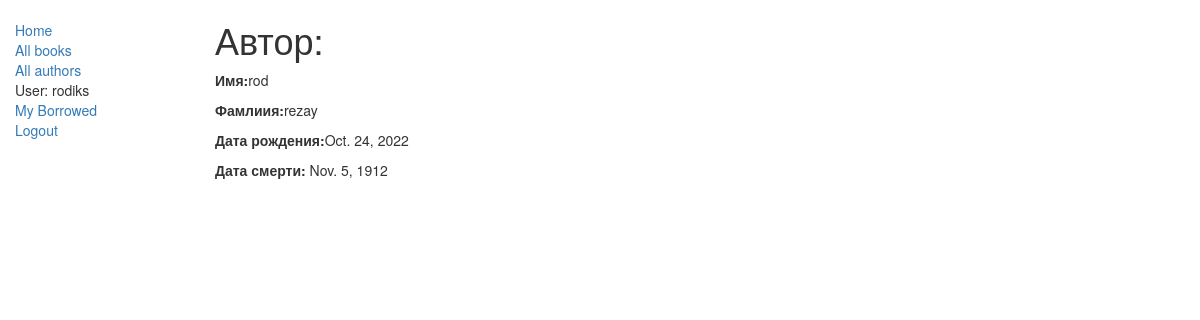
The app's page /catalog/author/1 (signed in) with its own data.
### catalog/models.py (models this page shows, shortened)
class Author(models.Model):
    first_name = models.CharField(max_length=100)
    last_name = models.CharField(max_length=100)
    date_of_birth = models.DateField(null=True, blank=True)
    date_of_death = models.DateField('Died', null=True, blank=True)

### catalog/views.py (the view)
# urls.py: url(r'^author/(?P<pk>\d+)$', views.AuthorDetailView.as_view(), name='author-detail'),
class AuthorDetailView(generic.DetailView):
    model = Author

### catalog/templates/catalog/author_detail.html
{% extends "base_generic.html" %}
{% block content %}
<h1>Автор: {{  author.title  }}</h1>
<p><strong>Имя:</strong>{{ author.first_name }}</p>
<p><strong>Фамлиия:</strong>{{ author.last_name}}</p>
<p><strong>Дата рождения:</strong>{{ author.date_of_birth }}</p>
<p><strong>Дата смерти: </strong>{{ author.date_of_death }}</p>
{% endblock %}

### catalog/templates/base_generic.html (shortened to what this page needs)
<!DOCTYPE html>
<html lang="en">
<head>
    <link rel="stylesheet"
          href="https://maxcdn.bootstrapcdn.com/bootstrap/3.3.7/css/bootstrap
.min.css">
    {% load static %}
    <link rel="stylesheet" href="{% static 'css/styles.css' %}">
</head>
<body>
<div class="container-fluid">
    <div class="row">
        <div class="col-sm-2">
            {% block sidebar %}
            <ul class="sidebar-nav">
                <li><a href="{% url 'index' %}">Home</a></li>
                <li><a href="{% url 'books' %}">All books</a></li>
                <li><a href="{% url 'author-detail' %}">All authors</a></li>
                {% if user.is_authenticated %}
                <li>User: {{ user.get_username }}</li>
                <li><a href="{% url 'my-borrowed' %}">My Borrowed</a></li>
                <li><a href="{% url 'logout'%}?next=
{{request.path}}">Logout</a></li>
                {% else %}
                <li><a href="{% url 'login'%}?next={{request.path}}">Login</a>
                </li>
                {% endif %}
            </ul>
            {% endblock %}
        </div>
        <div class="col-sm-10 ">
            {% block content %}{% endblock %}
        </div>
    </div>
</div>
</body>
</html>

### catalog/static/styles.css (style rules this page uses)
.sidebar-nav { margin-top: 20px; padding: 0; list-style: none; }

### records on screen
Author: first_name "rod", last_name "rezay", date_of_birth "Oct. 24, 2022", date_of_death "Nov. 5, 1912"

### other values on screen
{{ user.get_username }} "rodiks"
